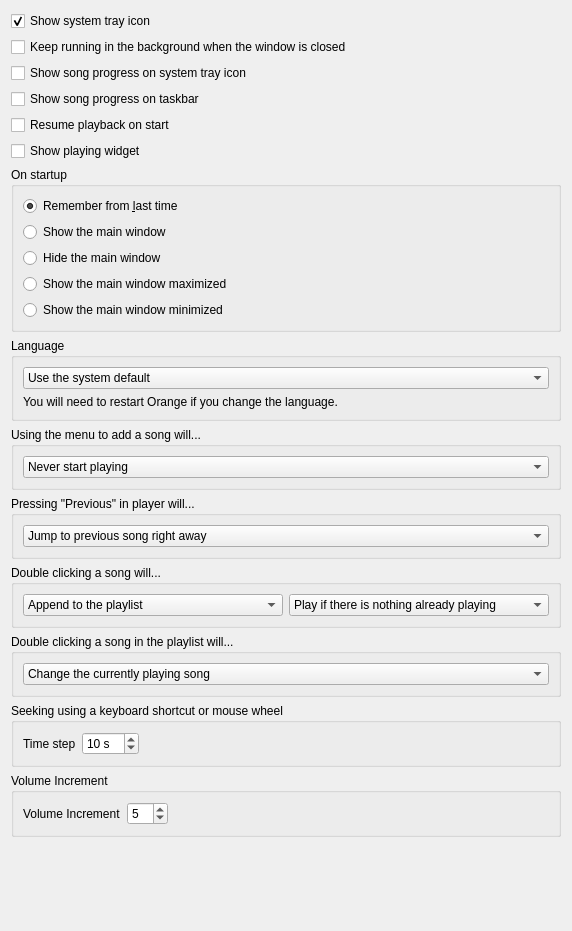
<?xml version="1.0" encoding="UTF-8"?>
<ui version="4.0">
 <class>BehaviourSettingsPage</class>
 <widget class="QWidget" name="BehaviourSettingsPage">
  <property name="geometry">
   <rect>
    <x>0</x>
    <y>0</y>
    <width>572</width>
    <height>931</height>
   </rect>
  </property>
  <property name="windowTitle">
   <string>Behavior</string>
  </property>
  <layout class="QVBoxLayout" name="layout_behavioursettingspage">
   <item>
    <widget class="QCheckBox" name="checkbox_showtrayicon">
     <property name="text">
      <string>Show system tray icon</string>
     </property>
     <property name="checked">
      <bool>true</bool>
     </property>
    </widget>
   </item>
   <item>
    <widget class="QCheckBox" name="checkbox_keeprunning">
     <property name="text">
      <string>Keep running in the background when the window is closed</string>
     </property>
     <property name="checked">
      <bool>false</bool>
     </property>
    </widget>
   </item>
   <item>
    <widget class="QCheckBox" name="checkbox_trayicon_progress">
     <property name="text">
      <string>Show song progress on system tray icon</string>
     </property>
    </widget>
   </item>
   <item>
    <widget class="QCheckBox" name="checkbox_taskbar_progress">
     <property name="text">
      <string>Show song progress on taskbar</string>
     </property>
    </widget>
   </item>
   <item>
    <widget class="QCheckBox" name="checkbox_resumeplayback">
     <property name="text">
      <string>Resume playback on start</string>
     </property>
     <property name="checked">
      <bool>false</bool>
     </property>
    </widget>
   </item>
   <item>
    <widget class="QCheckBox" name="checkbox_playingwidget">
     <property name="text">
      <string>Show playing widget</string>
     </property>
    </widget>
   </item>
   <item>
    <widget class="QGroupBox" name="groupbox_startup">
     <property name="title">
      <string>On startup</string>
     </property>
     <layout class="QVBoxLayout" name="layout_startup">
      <item>
       <widget class="QRadioButton" name="radiobutton_remember">
        <property name="text">
         <string>Remember from &amp;last time</string>
        </property>
        <property name="checked">
         <bool>true</bool>
        </property>
       </widget>
      </item>
      <item>
       <widget class="QRadioButton" name="radiobutton_show">
        <property name="text">
         <string>Show the main window</string>
        </property>
       </widget>
      </item>
      <item>
       <widget class="QRadioButton" name="radiobutton_hide">
        <property name="text">
         <string>Hide the main window</string>
        </property>
       </widget>
      </item>
      <item>
       <widget class="QRadioButton" name="radiobutton_show_maximized">
        <property name="text">
         <string>Show the main window maximized</string>
        </property>
       </widget>
      </item>
      <item>
       <widget class="QRadioButton" name="radiobutton_show_minimized">
        <property name="text">
         <string>Show the main window minimized</string>
        </property>
       </widget>
      </item>
     </layout>
    </widget>
   </item>
   <item>
    <widget class="QGroupBox" name="groupbox_language">
     <property name="title">
      <string>Language</string>
     </property>
     <layout class="QVBoxLayout" name="layout_language">
      <item>
       <widget class="QComboBox" name="combobox_language">
        <item>
         <property name="text">
          <string>Use the system default</string>
         </property>
        </item>
       </widget>
      </item>
      <item>
       <widget class="QLabel" name="label_language">
        <property name="text">
         <string>You will need to restart Orange if you change the language.</string>
        </property>
       </widget>
      </item>
     </layout>
    </widget>
   </item>
   <item>
    <widget class="QGroupBox" name="groupbox_add_song">
     <property name="title">
      <string>Using the menu to add a song will...</string>
     </property>
     <layout class="QVBoxLayout" name="layout_menuplaymode">
      <item>
       <widget class="QComboBox" name="combobox_menuplaymode">
        <property name="currentIndex">
         <number>0</number>
        </property>
        <item>
         <property name="text">
          <string>Never start playing</string>
         </property>
        </item>
        <item>
         <property name="text">
          <string>Play if there is nothing already playing</string>
         </property>
        </item>
        <item>
         <property name="text">
          <string>Always start playing</string>
         </property>
        </item>
       </widget>
      </item>
     </layout>
    </widget>
   </item>
   <item>
    <widget class="QGroupBox" name="groupbox_previous">
     <property name="title">
      <string>Pressing &quot;Previous&quot; in player will...</string>
     </property>
     <layout class="QVBoxLayout" name="layout_previous">
      <item>
       <widget class="QComboBox" name="combobox_previousmode">
        <property name="currentIndex">
         <number>0</number>
        </property>
        <item>
         <property name="text">
          <string>Jump to previous song right away</string>
         </property>
        </item>
        <item>
         <property name="text">
          <string>Restart song, then jump to previous if pressed again</string>
         </property>
        </item>
       </widget>
      </item>
     </layout>
    </widget>
   </item>
   <item>
    <widget class="QGroupBox" name="groupbox_doubleclickaddmode">
     <property name="title">
      <string>Double clicking a song will...</string>
     </property>
     <layout class="QHBoxLayout" name="layout_doubleclickaddmode">
      <item>
       <widget class="QComboBox" name="combobox_doubleclickaddmode">
        <property name="currentIndex">
         <number>0</number>
        </property>
        <item>
         <property name="text">
          <string>Append to the playlist</string>
         </property>
        </item>
        <item>
         <property name="text">
          <string>Replace the playlist</string>
         </property>
        </item>
        <item>
         <property name="text">
          <string>Open in new playlist</string>
         </property>
        </item>
        <item>
         <property name="text">
          <string>Add to the queue</string>
         </property>
        </item>
       </widget>
      </item>
      <item>
       <widget class="QComboBox" name="combobox_doubleclickplaymode">
        <property name="currentIndex">
         <number>1</number>
        </property>
        <item>
         <property name="text">
          <string>Never start playing</string>
         </property>
        </item>
        <item>
         <property name="text">
          <string>Play if there is nothing already playing</string>
         </property>
        </item>
        <item>
         <property name="text">
          <string>Always start playing</string>
         </property>
        </item>
       </widget>
      </item>
     </layout>
    </widget>
   </item>
   <item>
    <widget class="QGroupBox" name="groupbox_doubleclickplaylist">
     <property name="title">
      <string>Double clicking a song in the playlist will...</string>
     </property>
     <layout class="QVBoxLayout" name="layout_doubleclickplaylist">
      <item>
       <widget class="QComboBox" name="combobox_doubleclickplaylistaddmode">
        <property name="currentIndex">
         <number>0</number>
        </property>
        <item>
         <property name="text">
          <string>Change the currently playing song</string>
         </property>
        </item>
        <item>
         <property name="text">
          <string>Add to the queue</string>
         </property>
        </item>
       </widget>
      </item>
     </layout>
    </widget>
   </item>
   <item>
    <widget class="QGroupBox" name="groupbox_seekstep">
     <property name="title">
      <string>Seeking using a keyboard shortcut or mouse wheel</string>
     </property>
     <layout class="QHBoxLayout" name="layout_seekstep">
      <item>
       <widget class="QLabel" name="label_seekstep">
        <property name="text">
         <string>Time step</string>
        </property>
       </widget>
      </item>
      <item>
       <widget class="QSpinBox" name="spinbox_seekstepsec">
        <property name="suffix">
         <string> s</string>
        </property>
        <property name="prefix">
         <string/>
        </property>
        <property name="minimum">
         <number>1</number>
        </property>
        <property name="maximum">
         <number>120</number>
        </property>
        <property name="value">
         <number>10</number>
        </property>
       </widget>
      </item>
      <item>
       <spacer name="spacer_seekstep">
        <property name="orientation">
         <enum>Qt::Horizontal</enum>
        </property>
        <property name="sizeHint" stdset="0">
         <size>
          <width>40</width>
          <height>20</height>
         </size>
        </property>
       </spacer>
      </item>
     </layout>
    </widget>
   </item>
   <item>
    <widget class="QGroupBox" name="groupbox_volumeincrement">
     <property name="title">
      <string>Volume Increment</string>
     </property>
     <layout class="QHBoxLayout" name="horizontalLayout">
      <item>
       <widget class="QLabel" name="label_volumeincrement">
        <property name="text">
         <string>Volume Increment</string>
        </property>
       </widget>
      </item>
      <item>
       <widget class="QSpinBox" name="spinbox_volumeincrement">
        <property name="suffix">
         <string/>
        </property>
        <property name="minimum">
         <number>1</number>
        </property>
        <property name="maximum">
         <number>25</number>
        </property>
        <property name="value">
         <number>5</number>
        </property>
       </widget>
      </item>
      <item>
       <spacer name="spacer_volumeincrement">
        <property name="orientation">
         <enum>Qt::Horizontal</enum>
        </property>
        <property name="sizeHint" stdset="0">
         <size>
          <width>40</width>
          <height>20</height>
         </size>
        </property>
       </spacer>
      </item>
     </layout>
    </widget>
   </item>
   <item>
    <spacer name="spacer_bottom">
     <property name="orientation">
      <enum>Qt::Vertical</enum>
     </property>
     <property name="sizeHint" stdset="0">
      <size>
       <width>20</width>
       <height>5</height>
      </size>
     </property>
    </spacer>
   </item>
  </layout>
 </widget>
 <tabstops>
  <tabstop>checkbox_showtrayicon</tabstop>
  <tabstop>checkbox_keeprunning</tabstop>
  <tabstop>checkbox_trayicon_progress</tabstop>
  <tabstop>checkbox_resumeplayback</tabstop>
  <tabstop>checkbox_playingwidget</tabstop>
  <tabstop>radiobutton_remember</tabstop>
  <tabstop>radiobutton_show</tabstop>
  <tabstop>radiobutton_hide</tabstop>
  <tabstop>radiobutton_show_maximized</tabstop>
  <tabstop>radiobutton_show_minimized</tabstop>
  <tabstop>combobox_language</tabstop>
  <tabstop>combobox_menuplaymode</tabstop>
  <tabstop>combobox_previousmode</tabstop>
  <tabstop>combobox_doubleclickaddmode</tabstop>
  <tabstop>combobox_doubleclickplaymode</tabstop>
  <tabstop>combobox_doubleclickplaylistaddmode</tabstop>
  <tabstop>spinbox_seekstepsec</tabstop>
 </tabstops>
 <resources/>
 <connections/>
</ui>
